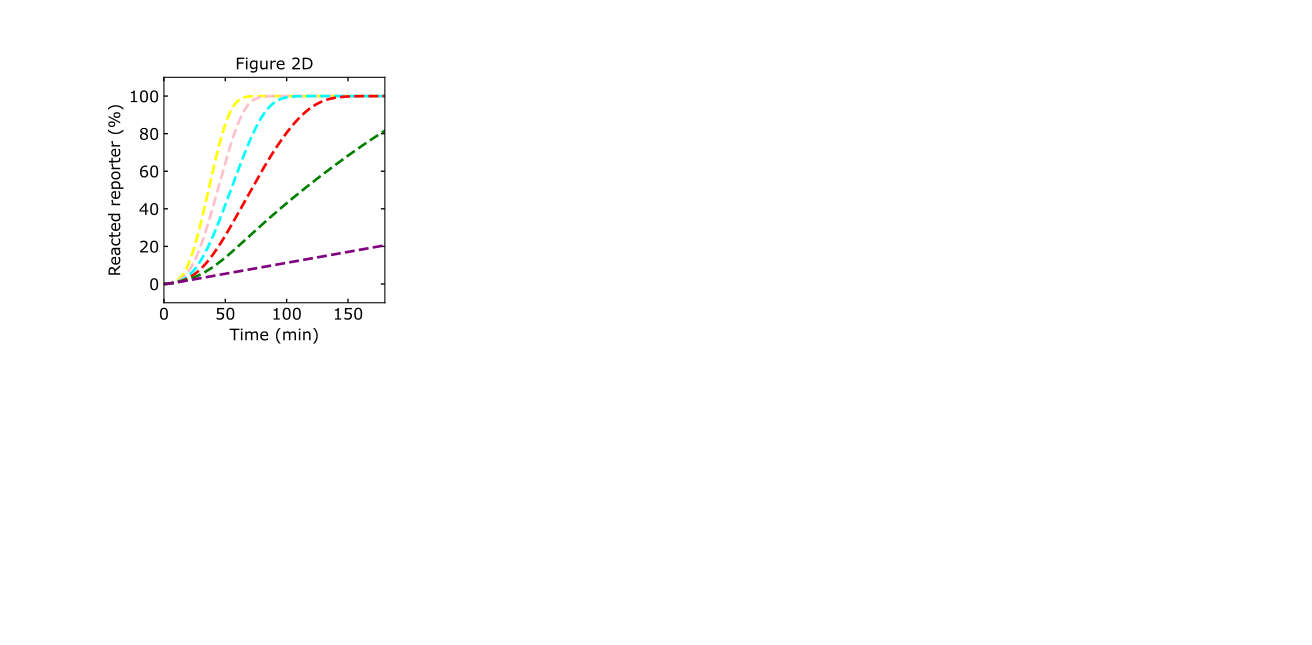

Python code for this plot:
# -*- coding: utf-8 -*-
"""
Created on Tue Jul  5 15:26:36 2022

@author: tnm12
"""

import numpy as np
import scipy.integrate as spi
import matplotlib as mpl
import matplotlib.pyplot as plt
from matplotlib.ticker import MaxNLocator
from matplotlib import cm

import Simulatorv2021 as RSDs #import version 2.0.2.1 of simulator
    

'''
##############################################################################
Simulations
##############################################################################
'''

color = ['yellow','pink','aqua','red','green','purple']

IN_temp = [50,25,12.5,6.25,2.5,0] #input template

REP_con = 500 #reporter concentration

t_sim = np.linspace(0,6,1001)*3600 # seconds


# model with inputs
model = RSDs.RSD_sim(5) # define the model instance and # of domains

# specify species involved in the reactio 
model.molecular_species('gate{1,2}',DNA_con=25)
model.molecular_species('reporter{2}',DNA_con=REP_con)



fs = 12

plt.subplot(2,4,1)
for n in range(len(IN_temp)):
    
    model.molecular_species('input{1}',DNA_con=IN_temp[n])
    
    # simulate the model (input is simulation time)
    model.simulate(t_sim)
    
    # pull out the species from the model solution to plot
    S2 = model.output_concentration('S{2}')
    plt.rcParams.update({'font.sans-serif':'Verdana'})
    
    plt.plot(model.t/60,(S2/REP_con)*100,color=color[n],linewidth=2,linestyle='--')

plt.xticks(fontsize=fs)
plt.yticks(fontsize=fs)
plt.ylim(-10,110)
plt.xlim(0,180)
ax1 = plt.gca()
ax1.xaxis.set_tick_params(which='both',size=3,width=1,direction='in',top='on')
#ax1.xaxis.set_major_locator(MaxNLocator(integer=True))
ax1.yaxis.set_tick_params(which='both',size=3,width=1,direction='in',right='on')
plt.xlabel('Time (min)',fontsize=fs)
plt.ylabel('Reacted reporter (%)',fontsize=fs)

plt.title('Figure 2D')
